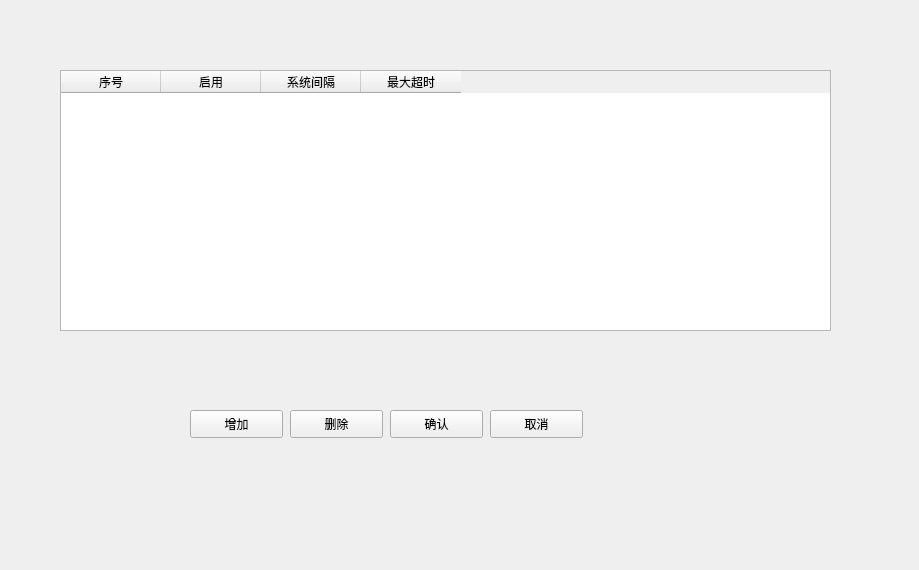
<?xml version="1.0" encoding="UTF-8"?>
<ui version="4.0">
 <class>CGpsPara</class>
 <widget class="QWidget" name="CGpsPara">
  <property name="geometry">
   <rect>
    <x>0</x>
    <y>0</y>
    <width>919</width>
    <height>570</height>
   </rect>
  </property>
  <property name="windowTitle">
   <string>CGpsPara</string>
  </property>
  <widget class="QTableWidget" name="m_GpsTab">
   <property name="geometry">
    <rect>
     <x>60</x>
     <y>70</y>
     <width>771</width>
     <height>261</height>
    </rect>
   </property>
   <column>
    <property name="text">
     <string>序号</string>
    </property>
   </column>
   <column>
    <property name="text">
     <string>启用</string>
    </property>
   </column>
   <column>
    <property name="text">
     <string>系统间隔</string>
    </property>
   </column>
   <column>
    <property name="text">
     <string>最大超时</string>
    </property>
   </column>
  </widget>
  <widget class="QPushButton" name="m_BtnDel">
   <property name="geometry">
    <rect>
     <x>290</x>
     <y>410</y>
     <width>93</width>
     <height>28</height>
    </rect>
   </property>
   <property name="text">
    <string>删除</string>
   </property>
  </widget>
  <widget class="QPushButton" name="m_BtnOk">
   <property name="geometry">
    <rect>
     <x>390</x>
     <y>410</y>
     <width>93</width>
     <height>28</height>
    </rect>
   </property>
   <property name="text">
    <string>确认</string>
   </property>
  </widget>
  <widget class="QPushButton" name="m_BtnCancel">
   <property name="geometry">
    <rect>
     <x>490</x>
     <y>410</y>
     <width>93</width>
     <height>28</height>
    </rect>
   </property>
   <property name="text">
    <string>取消</string>
   </property>
  </widget>
  <widget class="QPushButton" name="m_BtnAdd">
   <property name="geometry">
    <rect>
     <x>190</x>
     <y>410</y>
     <width>93</width>
     <height>28</height>
    </rect>
   </property>
   <property name="text">
    <string>增加</string>
   </property>
  </widget>
 </widget>
 <layoutdefault spacing="6" margin="11"/>
 <resources/>
 <connections/>
</ui>
